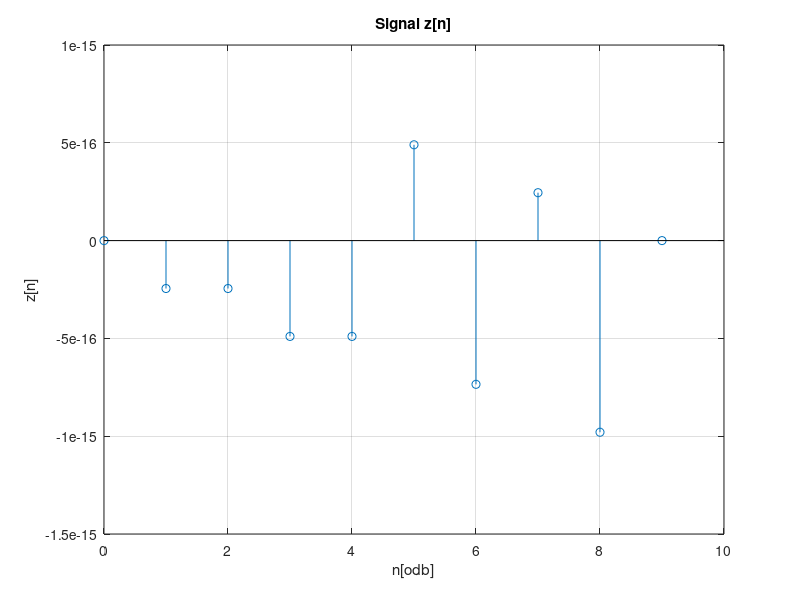

Here is the MATLAB script that generated this plot:
clear all; close all; clc;
n = 0:4;
x = sin(2*pi.*n);
y = (-1).^n;
x(6:10) = 0;
y(6:10) = 0;

N = 10;

z = zeros(1,N);
for k = 0:N-1
  z(k+1) = sum(x.*y(mod(k:(-1):k-N+1,N)+1));
end

m = 0:9

figure(1)
  stem(m, z);
  xlabel('n[odb]'); ylabel('z[n]'); title('Signal z[n]');
  grid on;
